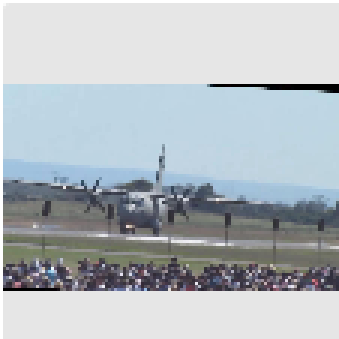
#> input picture base/airplane/captcha(1357).png, 113 x 113 px, found by its file name (shown 3 times larger); its folder holds only this picture in this run
$ jupyter execute --allow-errors '1 Подготовка данных.ipynb'   (older library calls are emulated)
#> lines starting #> are read from the running program, lines starting #| are printed output that depends on the picture
[cell 1]
import numpy as np

### Создание правильной структуры хранения обучающих данных для генератора

[cell 2]
import os
path_base = r"D:\KWork\Project 1"
os.chdir(path_base)

[cell 3]
os.chdir("base")
list_main_folders = ["train", "validation"]
list_class_folders = os.listdir()
print(list_class_folders, "\n", os.getcwd())

[cell 4]
os.chdir("..")

if not os.path.isdir("data"):
    os.mkdir("data")

os.chdir("data")

for folder in list_main_folders:
    if not os.path.isdir(folder):
        os.mkdir(folder)

for folder in list_main_folders:
    os.chdir(folder)
    for class_folder in list_class_folders:
        if not os.path.isdir(class_folder):
            os.mkdir(class_folder)
    os.chdir("..")

[cell 5]
os.chdir(path_base)
os.chdir("base")

[cell 6]
dict_classes = {}
for _class in list_class_folders:
    dict_classes[_class] = None

dict_classes

[cell 7]
for folder in list_class_folders:
    os.chdir(folder)
    dict_classes[folder] = os.listdir()
    os.chdir("..")

dict_classes["airplane"][:5]

[cell 8]
from sklearn.utils import shuffle

for _class in list_class_folders:
    dict_classes[_class] = shuffle(dict_classes[_class], random_state=42)

[cell 9]
train_file_dict = dict_classes.copy()
val_file_dict = dict_classes.copy()

for _class in list_class_folders:
    train_count = int(len(dict_classes[_class]) * 0.7)
    train_file_dict[_class] = dict_classes[_class][:train_count]
    val_file_dict[_class] = dict_classes[_class][train_count:]
    print(f"{_class}:\ntrain - {len(train_file_dict[_class])}\nvalidation - {len(val_file_dict[_class])}\n")
#> in crop_and_save, img is the input picture: PIL image 113x113 RGBA; mean R, G, B, A 179.5, 187, 192.4, 255

[cell 10]
from pathlib import Path
file_source = Path(path_base) / "base"
train_file_destination = Path(path_base) / "data" / "train"
val_file_destination = Path(path_base) / "data" / "validation"

#### Обрезка изображений и их сохранение в соответствующей папке

[cell 11]
def preprocess_image(_image):
    from PIL import Image

    crop_image = _image.crop((20, 30, 110, 90))
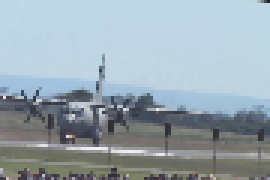
#> crop_image: PIL image 90x60 RGBA (shown 3 times larger); mean R, G, B, A 153, 167.1, 175.9, 255
    crop_image = crop_image.resize((128, 128), Image.ANTIALIAS)
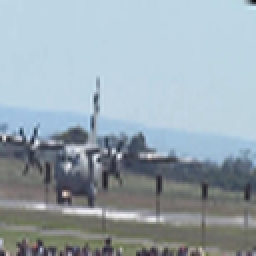
#> crop_image: PIL image 128x128 RGBA (shown 2 times larger); mean R, G, B, A 153, 167.1, 175.9, 255

    return crop_image

def crop_and_save(dict_with_class, path_for_save=None):
    from PIL import Image

    assert path_for_save is not None, "Specify the path to save"

    for _class in list_class_folders:
        i = 0
        for name in dict_with_class[_class]:
            i += 1
            save_name = _class + "_" + str(i)
            img = Image.open(file_source / _class / name)
            crop = preprocess_image(img)
            crop.save(path_for_save / _class / f"{save_name}.png", "PNG")

        print(f"Class - {_class} | complete")
        print(f"Total files: {len(os.listdir(path=path_for_save / _class))}")
